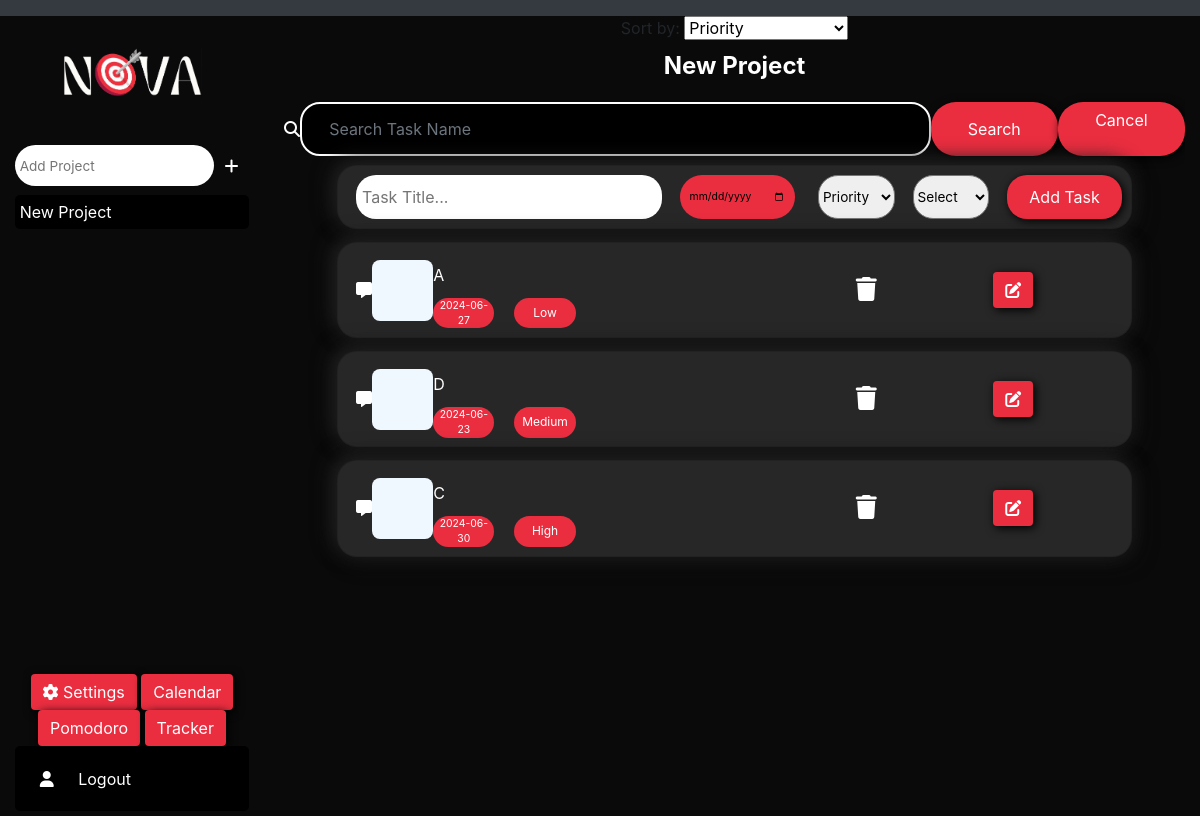
The app's page /project/1 (signed in) with its own data.
### tables this page shows
CREATE TABLE projects (
                id INTEGER PRIMARY KEY AUTOINCREMENT, 
                name TEXT, 
                user_id INTEGER, 
                FOREIGN KEY (user_id) REFERENCES users(id)
            );

CREATE TABLE tasks (
                id INTEGER PRIMARY KEY AUTOINCREMENT,
                title TEXT NOT NULL,
                desc TEXT,  
                due_date DATE,
                status TEXT DEFAULT 'pending',
                priority TEXT DEFAULT 'low',
                category TEXT,
                labels TEXT,
                project_id INTEGER, 
                user_id INTEGER,
                FOREIGN KEY (user_id) REFERENCES users(id),
                FOREIGN KEY (project_id) REFERENCES projects(id)
            );

### app.py (the view)
@app.route('/', methods=['GET', 'POST'])
@app.route('/home', methods=['GET', 'POST'])
@app.route('/project/<int:project_id>', methods=['GET', 'POST'])
def index(project_id=None):
    if 'user_id' in session:
        user_id = session['user_id']
        db = get_db()
        cursor = db.cursor()
        user_data = cursor.execute("SELECT * FROM users WHERE id = ?", (user_id,)).fetchone()
        if user_data:
            username = user_data[1]
            projects = cursor.execute("SELECT * FROM projects WHERE user_id = ?", (user_id,)).fetchall()
            current = cursor.execute("SELECT name FROM projects WHERE id = ?", (project_id,)).fetchone()
            points = cursor.execute("SELECT points FROM users WHERE id = ?", (user_id,)).fetchone()
            categories = cursor.execute("SELECT name FROM categories WHERE user_id = ?", (user_id,)).fetchall()
            sort_by = request.args.get('sort_by', 'priority')
            if sort_by == 'priority':
                tasks = get_tasks_sorted_by_priority(user_id, project_id)
            elif sort_by == 'due_date':
                tasks = get_tasks_sorted_by_due_date(user_id, project_id)
            elif sort_by == 'title':
                tasks = get_tasks_sorted_by_title(user_id, project_id)
            else:
                tasks = cursor.execute("SELECT * FROM tasks WHERE user_id = ? AND project_id = ? AND status=?", (user_id, project_id, 'pending')).fetchall()
            return render_template('index.html', username=username, projects=projects, tasks=tasks, project_id=project_id, current=current, points=points, categories=categories)
    return render_template('register.html')

### app.py (called while the page is built)
def get_db():
    if 'db' not in g:
        g.db = sqlite3.connect(app.config['DATABASE'])
        g.db.execute("PRAGMA foreign_keys = ON")
    return g.db

@app.after_request
def after_request(response):
    response.headers["Cache-Control"] = "no-cache, no-store, must-revalidate"
    response.headers["Expires"] = 0
    response.headers["Pragma"] = "no-cache"
    return response

def get_tasks_sorted_by_priority(user_id, project_id):
    db = get_db()
    cursor = db.cursor()
    tasks = cursor.execute("""
        SELECT * FROM tasks WHERE user_id = ? AND project_id = ?  AND status=? ORDER BY
        CASE
            WHEN priority = 'high' THEN 1
            WHEN priority = 'medium' THEN 2
            WHEN priority = 'low' THEN 3
            ELSE 4
        END
    """, (user_id, project_id, 'pending')).fetchall()
    return tasks

### templates/index.html (shortened to what this page needs)
{% extends "layout.html" %}
{% block main %}
<div class="sidebar">
    <div class="logo">
        <img src="{{ url_for('static', filename='assets/logo.png') }}" alt="Nova Quest" id="logo">
    </div>
    <form class="pro-search" action="/create_project" method="post">
        <input type="text" required name="project" placeholder="Add Project" />
        <button type="submit" aria-label="Add Project"><i class="fa-solid fa-plus"></i></button>
    </form>
    <div class="pro-container">
        {% for project in projects %}
        <form class="btn-holder" action="{{ url_for('index', project_id=project[0]) }}" method="post">
            <button class="sidebar-link" onclick="changeColor(this)" id="pro" type="submit">{{ project[1] }}</button>
        </form>
        {% endfor %}
    </div>
    <div class="button-container">
    <button class="btn btn-primary" id="off-btn" type="button" data-bs-toggle="offcanvas" data-bs-target="#offcanvasScrolling"
            aria-controls="offcanvasScrolling">
            <i class="fa-gear fa-solid"></i> Settings
        </button>
        <button type="button" class="btn btn-primary" data-toggle="modal" data-target="#calendarModal">
            Calendar
        </button>
        <button type="button" onclick="startTimer()" class="btn btn-primary" data-toggle="modal"
            data-target="#pomodoroModal">
            Pomodoro
        </button>
        <button type="button" class="btn btn-primary" data-toggle="modal" data-target="#trackerModal">
            Tracker
        </button>
    </div>
    <form class="sidebar-link" action="/logout" method="post">
        <button type="submit" aria-label="Logout"><i class="fa-solid fa-user"></i> Logout</button>
    </form>
</div>
<div class="main">
    <div>
        <form method="GET" action="{{ url_for('index', project_id=project_id) }}">
            <label for="sort_by">Sort by:</label>
            <select name="sort_by" id="sort_by" onchange="this.form.submit()">
                <option value="priority" {% if request.args.get('sort_by') == 'priority' %}selected{% endif %}>Priority</option>
            </select>
        </form>
    </div>
    {% if project_id %}
    <div class="head">
        <div class="heading">{{ current[0] }}</div>
        <div class="search">
            <form class="bar-holder" action="{{ url_for('search_tasks', project_id=project_id) }}" method="get">
                <i class="fa-solid fa-magnifying-glass" style="color: white;"></i>
                <input type="text" class="form-control searchbar" placeholder="Search Task Name" name="search_title"
                    required>
                <button class="btn search-btn" type="submit">Search</button>
                <a class="btn search-btn"
                    href="{{ url_for('search_tasks', project_id=project_id, cancel_search='true') }}">Cancel</a>
            </form>
        </div>
    </div>
    <div class="table-hold">
        <form action="{{ url_for('task', project_id=project_id) }}" method="post" class="card add">
            <div class="text">
                <input class="title t" type="text" placeholder="Task Title..." name="title" required>
            </div>
            <input class="date d" type="date" placeholder="Date" name="due_date" required>
            <select class="pri" name="priority" required>
                <option disabled selected>Priority</option>
            </select>
            <select class="pri" name="category" required>
                <option disabled selected> Select</option>
            </select>
            <button type="submit" class="btn task-add">Add Task</button>
        </form>
        {% else %}
        <h2>Create a new project or select an existing one</h2>
        {% endif %}
        {% for task in tasks %}
        <div class="card info">
            <button type="button" style="color: white; background: none; border: none;" data-bs-toggle="modal"
                data-bs-target="#commentModal" aria-label="See Comment">
                <i class="fa-solid fa-message comments"></i>
            </button>
            <div class="check">
                <form action="{{ url_for('complete_task', task_id=task[0]) }}" method="post">
                    <button type="submit" aria-label="Complete Task"></button>
                </form>
            </div>
            <div class="text">
                <div class="title">{{ task[1] }}</div>
                <div class="e-info">
                    <div class="date">{{ task[3] }}</div>
                    <div class="priority">{{ task[5] }}</div>
                </div>
            </div>
            <div class="actions">
                <div class="delete">
                    <form action="{{ url_for('delete_task', task_id=task[0]) }}" method="post">
                        <button type="submit" aria-label="Delete Task"><i class="fa-solid fa-trash"></i></button>
                    </form>
                </div>
                <div class="edit">
                    <button type="button" class="btn" data-bs-toggle="modal"
                        data-bs-target="#editTaskModal{{ task[0] }}" aria-label="Edit Task">
                        <i class="fa-solid fa-edit"></i>
                    </button>
                </div>
            </div>
        </div>
        {% endfor %}
    </div>
</div>
<link href="https://cdnjs.cloudflare.com/ajax/libs/fullcalendar/5.10.0/main.min.css" rel="stylesheet">
{% endblock %}

### templates/layout.html (shortened to what this page needs)
<!DOCTYPE html>
<html lang="en">
<head>
    <link href="https://cdn.jsdelivr.net/npm/bootstrap@5.1.3/dist/css/bootstrap.min.css"
 rel="stylesheet">
    <link rel="stylesheet" href="https://maxcdn.bootstrapcdn.com/bootstrap/4.5.2/css/bootstrap.min.css">
    <link href="../static/style.css" rel="stylesheet">
</head>
<body>
    <nav class="bg-dark navbar navbar-expand-md navbar-dark">
    </nav>
    <main class="container-fluid text-center">
        {% block main %}{% endblock %}
    </main>
</body>
</html>

### records on screen
projects: name "New Project"
tasks: title "A", due_date "2024-06-27", priority "Low"
tasks: title "D", due_date "2024-06-23", priority "Medium"
tasks: title "C", due_date "2024-06-30", priority "High"
